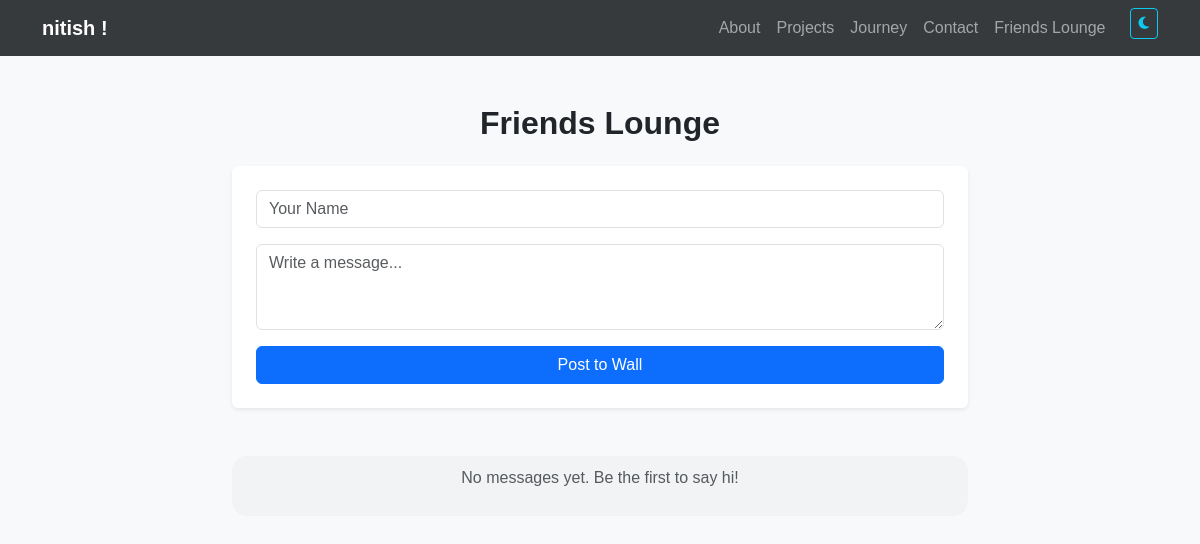
/guestbook/, run on an earlier commit of the app's database.
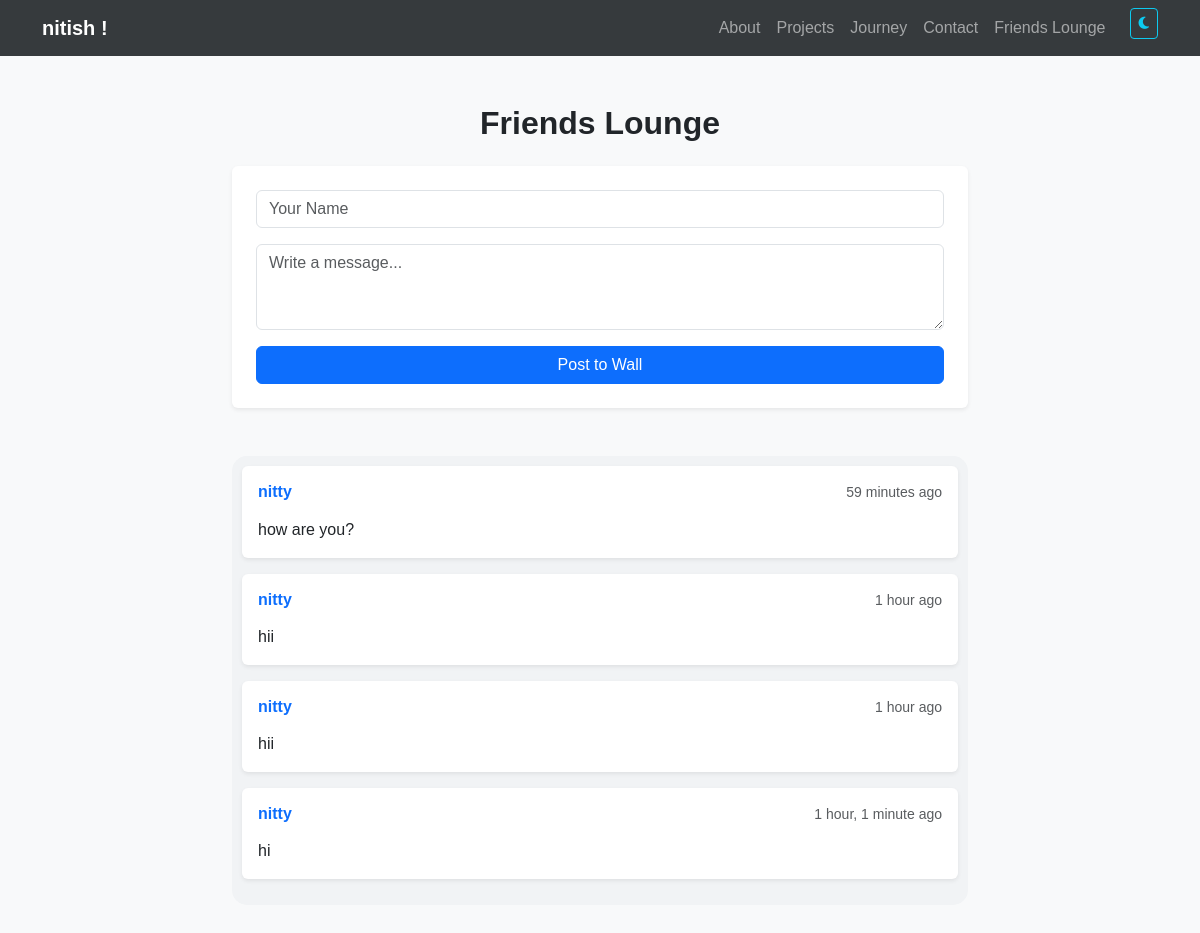
And on a later commit of the database.
### projects/models.py (models this page shows, shortened)
class GuestbookMessage(models.Model):
    author = models.CharField(max_length=50)
    body = models.TextField()
    created_at = models.DateTimeField(auto_now_add=True)

### projects/views.py (the view)
# urls.py: path('guestbook/', views.guestbook_view, name='guestbook'),
def guestbook_view(request):
    messages = GuestbookMessage.objects.all().order_by('-created_at') # Newest first
    if request.method == 'POST':
        author = request.POST.get('author')
        body = request.POST.get('body')
        if author and body:
            GuestbookMessage.objects.create(author=author, body=body)
    return render(request, 'guestbook.html', {'messages': messages})

### projects/templates/guestbook.html (shortened to what this page needs)
{% extends "base.html" %}
{% block content %}
<div class="container py-5">
    <div class="row justify-content-center">
        <div class="col-md-8">
            <h2 class="fw-bold mb-4 text-center">Friends Lounge</h2>
            <div class="card shadow-sm border-0 mb-5 p-4">
                <form method="POST">
                    <div class="mb-3">
                        <input type="text" name="author" class="form-control" placeholder="Your Name" required>
                    </div>
                    <div class="mb-3">
                        <textarea name="body" class="form-control" rows="3" placeholder="Write a message..." required></textarea>
                    </div>
                    <button type="submit" class="btn btn-primary w-100">Post to Wall</button>
                </form>
            </div>
            <div class="message-thread">
                {% for msg in messages %}
                <div class="card mb-3 border-0 shadow-sm" data-aos="fade-up">
                    <div class="card-body">
                        <div class="d-flex justify-content-between">
                            <h6 class="fw-bold text-primary">{{ msg.author }}</h6>
                            <small class="text-muted">{{ msg.created_at|timesince }} ago</small>
                        </div>
                        <p class="mb-0 mt-2">{{ msg.body }}</p>
                    </div>
                </div>
                {% empty %}
                <p class="text-center text-muted">No messages yet. Be the first to say hi!</p>
                {% endfor %}
            </div>
        </div>
    </div>
</div>
{% endblock %}

### projects/templates/base.html (shortened to what this page needs)
<!DOCTYPE html>
<html lang="en">
<head>
    <link href="https://cdn.jsdelivr.net/npm/bootstrap@5.3.0/dist/css/bootstrap.min.css" rel="stylesheet">
    <link rel="stylesheet" href="https://cdnjs.cloudflare.com/ajax/libs/font-awesome/6.4.0/css/all.min.css">
    <link href="https://unpkg.com/aos@2.3.1/dist/aos.css" rel="stylesheet">
</head>
<body>
    <nav class="navbar navbar-expand-lg navbar-dark sticky-top">
        <div class="container">
            <a class="navbar-brand fw-bold" href="/">nitish !</a>
            <div class="collapse navbar-collapse" id="navbarNav">
                <ul class="navbar-nav ms-auto">
                    <li class="nav-item"><a class="nav-link" href="/#about">About</a></li>
                    <li class="nav-item"><a class="nav-link" href="/#projects">Projects</a></li>
                    <li class="nav-item"><a class="nav-link" href="{% url 'journey' %}">Journey</a></li>
                    <li class="nav-item"><a class="nav-link" href="{% url 'contact' %}">Contact</a></li>
                    <li class="nav-item"><a class="nav-link" href="{% url 'guestbook' %}">Friends Lounge</a></li>
                    <li class="nav-item">
                        <button id="theme-btn" class="btn btn-sm btn-outline-info ms-lg-3 mt-2 mt-lg-0">
                            <i class="fas fa-moon"></i>
                        </button>
                    </li>
                </ul>
            </div>
        </div>
    </nav>
    {% block content %}{% endblock %}
</body>
</html>

### projects/templates/base.html (style rules this page uses)
:root { --primary: #0dcaf0; --dark-bg: #0b0e11; }
body { font-family: 'Poppins', sans-serif; background-color: #f8f9fa; transition: 0.3s; overflow-x: hidden; }
.navbar { backdrop-filter: blur(10px); background: rgba(33, 37, 41, 0.9) !important; }

### projects/templates/guestbook.html (style rules this page uses)
.message-thread { max-height: 500px; overflow-y: auto; padding: 10px; background: #f1f3f5; border-radius: 15px; }
.card-body { border-radius: 15px; }

What changed in the data, as far as the page shows it:
added GuestbookMessage: author "nitty", created_at "59 minutes", body "how are you?"
added GuestbookMessage: author "nitty", created_at "1 hour", body "hii"
added GuestbookMessage: author "nitty", created_at "1 hour", body "hii"
added GuestbookMessage: author "nitty", created_at "1 hour, 1 minute", body "hi"
Also different on the page:
text no longer shown: "No messages yet. Be the first to say hi!"
